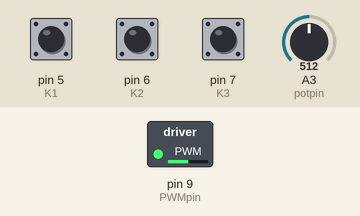
This sketch was run on a simulated Arduino Uno, built with avr-gcc and run on an emulated ATmega328P. On the bench: switched loads named in the sketch (green lamp = pin HIGH). The inputs (shaded band) are chosen by the test bench; at power-on: A3 (potpin) = 512, pin 5 (K1) HIGH, pin 6 (K2) HIGH, pin 7 (K3) HIGH.

Above: at 1.2 s.
1.3 s: A3 (potpin) set to 716
At 2.5 s:
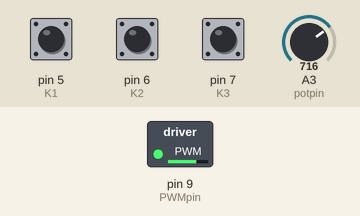
2.8 s: A3 (potpin) set to 900
At 4.0 s:
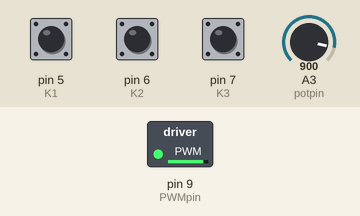
4.3 s: A3 (potpin) set to 122
At 5.0 s:
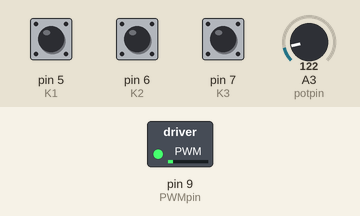
5.8 s: A3 (potpin) set to 0
At 6.5 s:
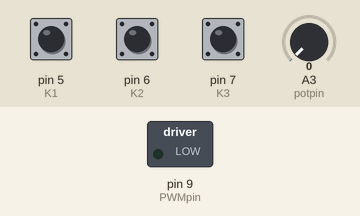
Timing chart, 0 to 8.3 s (numbered marks = the images above; inputs shaded):
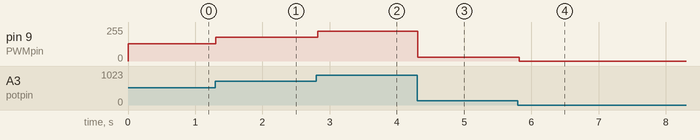

The sketch:

UNOmotor.ino
```cpp
//任务：通过按钮控制电机启停和正反转，通过电位计调节电机转速。
int K1=5;  //把K1(正转)按钮连在数字端口5
int K2=6;  //把K2(反转)按钮连在数字端口6
int K3=7;  //把K3(停止)按钮连在数字端口7
int potpin = A3; // 把电位计连在模拟端口A3
int A=2;  //数字端口2、3控制电机启停和转向
int B=3;
int PWMpin = 9; // 数字端口9输出PWM信号，控制电机转速
//初始化
void setup()
{
  pinMode(K1,INPUT);//把数字端口5、6、7设置输入模式
  pinMode(K2,INPUT);
  pinMode(K2,INPUT);
  pinMode(A,OUTPUT);//把数字端口2、3设置输入模式
  pinMode(B,OUTPUT);
}
//主程序
void loop()
{
  //如果按下K1(正转)按钮
 if(digitalRead(K1)==LOW)
 {
  //电机正转
  digitalWrite(A,HIGH);
  digitalWrite(B,LOW);
 }
 //如果按下K2(反转)按钮
 if(digitalRead(K2)==LOW)
 {
  //电机反转
  digitalWrite(A,LOW);
  digitalWrite(B,HIGH);
 }
 //如果按下K3(停止)按钮
 if(digitalRead(K3)==LOW)
 {
  //电机停止
  digitalWrite(A,LOW);
  digitalWrite(B,LOW);
 }
 int sensorValue = analogRead(potpin); //读取电位计采样值
 sensorValue = sensorValue/4; // 采样值 0-1024 转换为 0-255
 analogWrite(PWMpin, sensorValue);//把处理后的转换值以PWM信号形式输出
 delay(20);//延时
}
```

Measured:
- after the input at 1.3 s, pin 9 (PWMpin): 128/255 → 179/255 at once
- after the input at 2.8 s, pin 9 (PWMpin): 179/255 → 225/255 at once
- after the input at 4.3 s, pin 9 (PWMpin): 225/255 → 30/255 at once
- after the input at 5.8 s, pin 9 (PWMpin): 30/255 → 0/255 at once
